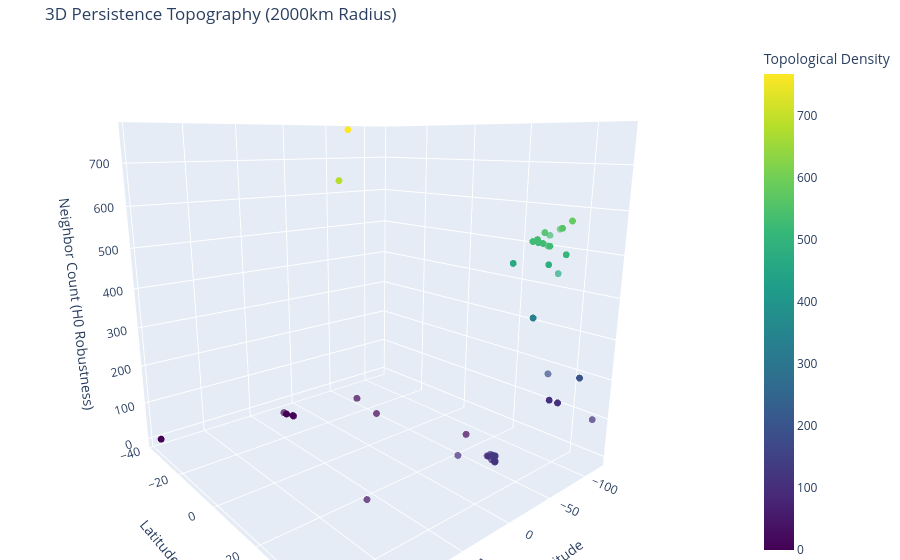

Here is the notebook cell this chart was saved with:
### Code cell
# Load final optimized output
df_tda = pd.read_csv("AMR_training_data_2000km_TDA.csv")

# Persistence as the 'strength' of the H0 feature
# Using the optimized neighbor count to represent local topological density
fig = go.Figure(data=[go.Scatter3d(
    x=df_tda['longitude'],
    y=df_tda['latitude'],
    z=df_tda['tda_neighbor_count'],
    mode='markers',
    marker=dict(
        size=4,
        color=df_tda['tda_neighbor_count'],
        colorscale='Viridis',
        opacity=0.7,
        colorbar=dict(title="Topological Density")
    )
)])

# Image of a 3D scatter plot where the base is a world map and vertical heights 
# represent the density of data points at specific coordinates.

fig.update_layout(
    title="3D Persistence Topography (2000km Radius)",
    scene=dict(
        xaxis_title='Longitude',
        yaxis_title='Latitude',
        zaxis_title='Neighbor Count (H0 Robustness)'
    ),
    margin=dict(l=0, r=0, b=0, t=40)
)

fig.show()

### Figure 1 — Plotly figure (JSON) as saved in the notebook; plotly's stock layout.template omitted (floating-point values rounded to 4 significant figures; data arrays with more than 128 entries replaced by an {"elided": "..."} marker saying what was removed)
{"data": [{"marker": {"color": {"elided": "428 int values"}, "colorbar": {"title": {"text": "Topological Density"}}, "colorscale": [[0, "#440154"], [0.1111, "#482878"], [0.2222, "#3e4989"], [0.3333, "#31688e"], [0.4444, "#26828e"], [0.5556, "#1f9e89"], [0.6667, "#35b779"], [0.7778, "#6ece58"], [0.8889, "#b5de2b"], [1, "#fde725"]], "opacity": 0.7, "size": 4}, "mode": "markers", "type": "scatter3d", "x": {"elided": "428 float values"}, "y": {"elided": "428 float values"}, "z": {"elided": "428 int values"}}], "layout": {"autosize": true, "margin": {"b": 0, "l": 0, "r": 0, "t": 40}, "scene": {"aspectmode": "auto", "aspectratio": {"x": 1, "y": 1, "z": 1}, "camera": {"center": {"x": 0, "y": 0, "z": 0}, "eye": {"x": 1.145, "y": 1.351, "z": 0.4526}, "projection": {"type": "perspective"}, "up": {"x": 0, "y": 0, "z": 1}}, "xaxis": {"title": {"text": "Longitude"}, "type": "linear"}, "yaxis": {"title": {"text": "Latitude"}, "type": "linear"}, "zaxis": {"title": {"text": "Neighbor Count (H0 Robustness)"}, "type": "linear"}}, "title": {"text": "3D Persistence Topography (2000km Radius)"}}}
